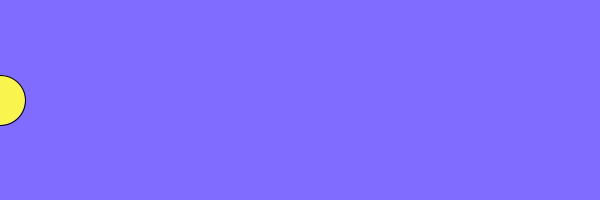
Frame 1 (no input)
Frame 60 (the mouse pressed at the canvas centre just before this capture): identical to frame 1, image omitted
Frame 120 (the mouse held since frame 60 and released just before this capture): identical to frame 1, image omitted

The Processing sketch that drew this single still picture (run headless with seeded random() and noise(); from frame 60 on, the mouse is pressed at the canvas centre):

// Processing sketch: sketch_12_moveOnRotation
// ── sketch_12_moveOnRotation.pde
/* THIS SKETCH WORKS WITH sketch_05_rotaryDialHID */

int positionX = 0;

void setup()
{
  size(600,200);
  rectMode(CENTER);
}
void draw()
{
  background(128 , 108 , 255  );
  fill(249  ,244  ,78  );
  ellipse(positionX,height/2,50,50);
}
void keyPressed()
{
  if(key == 'a')
  {
    positionX +=10;
    if(positionX > width)
    {
      positionX = 0;
    }
  }
  else if (key == 'b')
  {
    positionX -=10;
    if(positionX <0)
    {
      positionX = width;
    }
  }
}
